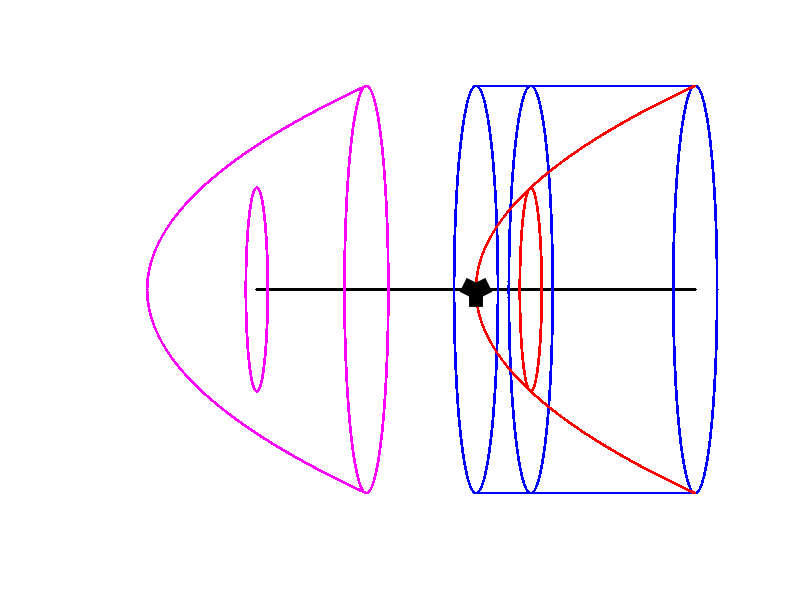

Recreate this plot in MATLAB.
h = 50;
r = 5;
Res = 10000;
theta = pi/4;
section = Res/4;

d = 2 * r;

#-----------------------------------------------
#leva
#-----------------------------------------------
y = linspace(0,h,Res);

Xleva = [zeros(1,2 * Res)];
Yleva = [y, -y];
Zleva = [zeros(1,2 * Res)];

#-----------------------------------------------
#cilindro
#-----------------------------------------------
y = linspace(0,h,Res);

Xcil = [zeros(1,2 * Res)];
Ycil = [y, y];
Zcil = [- r * ones(1,Res), r * ones(1,Res)];

alpha = linspace(0,2*pi,Res);
x = r * cos(alpha);
z = r * sin(alpha);

Xcil = [Xcil, x, x];
Ycil = [Ycil, zeros(1,Res), h * ones(1,Res)];
Zcil = [Zcil, z, z];

#-----------------------------------------------
#sezione del cilindro
#-----------------------------------------------
Xcil = [Xcil, x];
Ycil = [Ycil, y(section) * ones(1,Res)];
Zcil = [Zcil, z];

#-----------------------------------------------
#base del paraboloide traslato
#-----------------------------------------------
Xpartrasl = [x];
Ypartrasl = [-0.5 * h * ones(1,Res)];
Zpartrasl = [z];

#-----------------------------------------------
#superficie laterale del paraboloide
#-----------------------------------------------
z = r * sqrt(y/h);
Xpar = [zeros(1,2 * Res)];
Ypar = [y, y];
Zpar = [z, -z];

#-----------------------------------------------
#superficie laterale del paraboloide traslato
#-----------------------------------------------
Xpartrasl = [Xpartrasl, zeros(1,2 * Res)];
Ypartrasl = [Ypartrasl, y - 1.5 * h, y - 1.5 * h];
Zpartrasl = [Zpartrasl, z, -z];

#-----------------------------------------------
#sezione del paraboloide
#-----------------------------------------------
x = z(section) * cos(alpha);
z = z(section) * sin(alpha);

Xpar = [Xpar, x];
Ypar = [Ypar, y(section) * ones(1,Res)];
Zpar = [Zpar, z];

#-----------------------------------------------
#sezione del paraboloide traslata
#-----------------------------------------------
Xpartrasl = [Xpartrasl, x];
Ypartrasl = [Ypartrasl, -h * ones(1,Res)];
Zpartrasl = [Zpartrasl, z];

#-----------------------------------------------
#rotazione
#-----------------------------------------------
R = [	cos(theta),	-sin(theta),	0;
	sin(theta),	cos(theta),	0;
	0		0		1];
Aleva = R * [Xleva; Yleva; Zleva];
Acil = R * [Xcil; Ycil; Zcil];
Apar = R * [Xpar; Ypar; Zpar];
Apartrasl = R * [Xpartrasl; Ypartrasl; Zpartrasl];

Immagine = figure("visible","off");
axis off;
hold on;
plot(Aleva(2,:),Aleva(3,:),".k");
plot(Acil(2,:),Acil(3,:),".b");
plot(Apar(2,:),Apar(3,:),".r");
plot(Apartrasl(2,:),Apartrasl(3,:),".m");
plot(0,0,"^k","markersize",10,"linewidth",15);
print(Immagine, "Immagine_Archimede_MetodoMeccanico.png");
